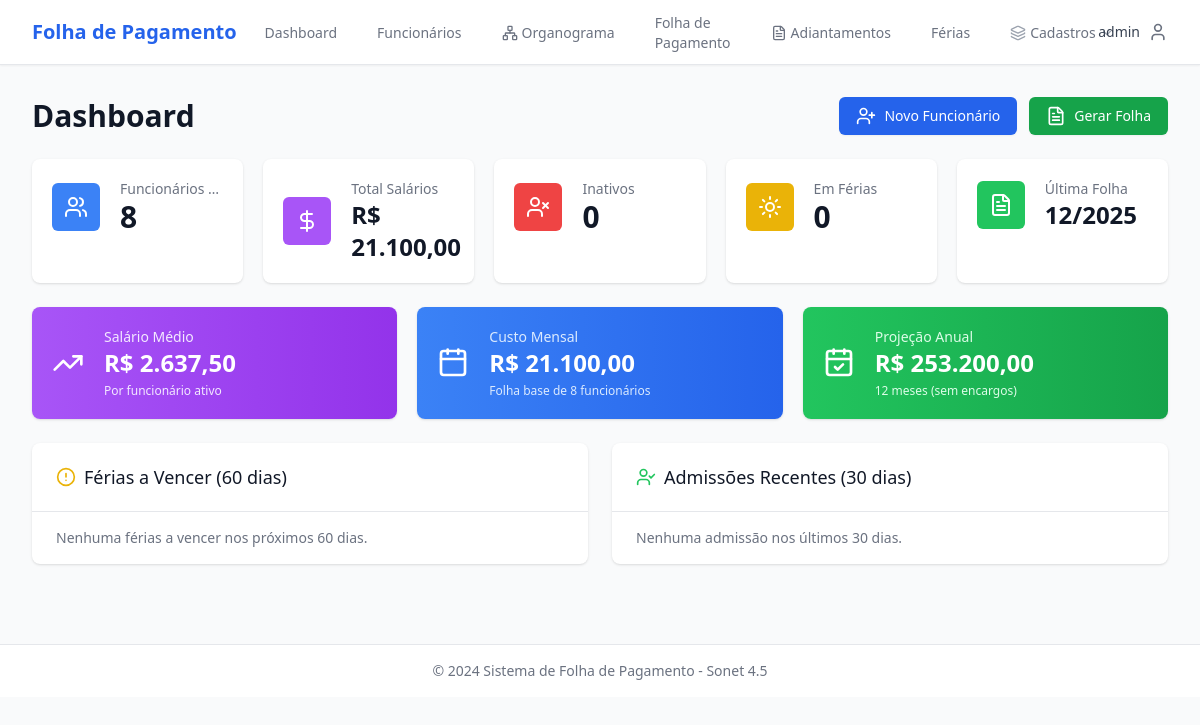
Page / (signed in) on the earlier database version.
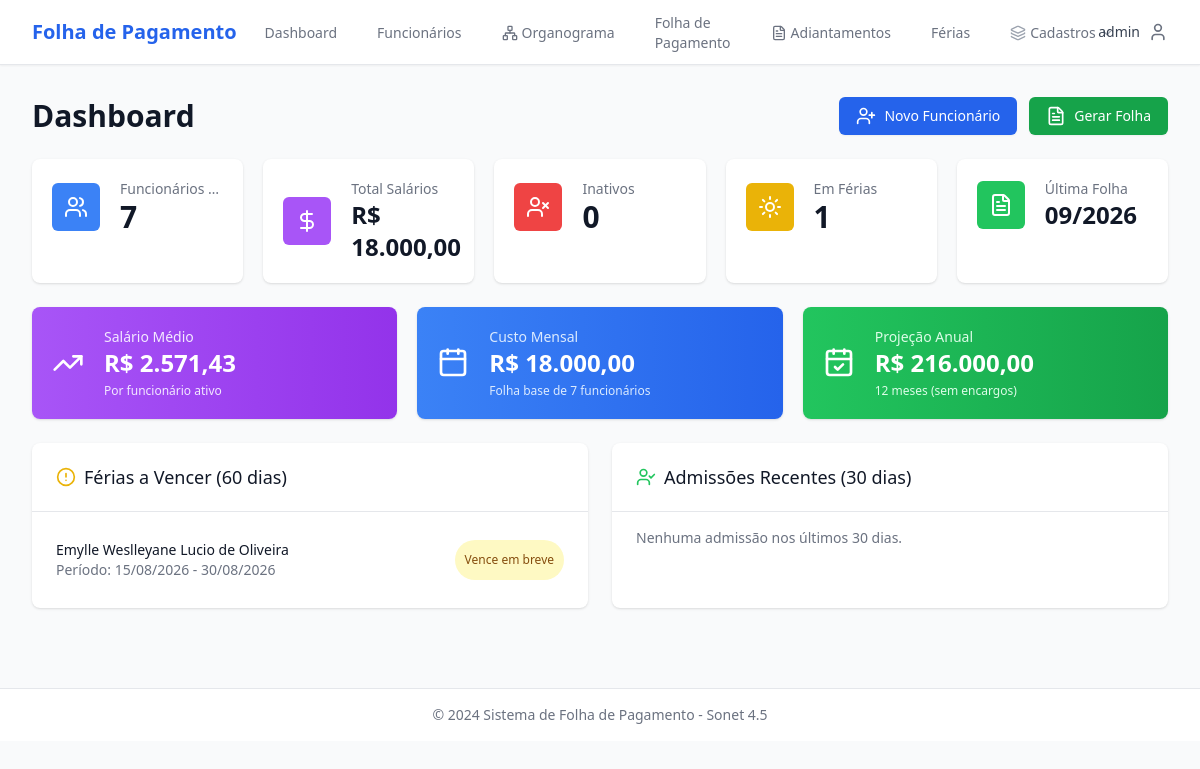
Same page on the later database version.
### folha/models.py (models this page shows, shortened)
class FolhaPagamento(TimeStampedModel):
    STATUS_CHOICES = [
        ('R', 'Rascunho'),
        ('F', 'Fechada'),
        ('P', 'Paga'),
        ('C', 'Cancelada'),
    ]
    mes = models.IntegerField('Mês', validators=[MinValueValidator(1)])
    ano = models.IntegerField('Ano', validators=[MinValueValidator(2000)])
    data_fechamento = models.DateTimeField('Data de Fechamento', null=True, blank=True)
    status = models.CharField('Status', max_length=1, choices=STATUS_CHOICES, default='R')
    contratos_ativos = models.ManyToManyField(
        Contrato,
        verbose_name='Contratos Ativos',
        related_name='folhas',
        blank=True
    )
    observacoes = models.TextField('Observações', blank=True)
    class Meta:
        verbose_name = 'Folha de Pagamento'
        verbose_name_plural = 'Folhas de Pagamento'
        ordering = ['-ano', '-mes']
        unique_together = ['mes', 'ano']
    @property
    def periodo_referencia(self):
        return f"{self.mes:02d}/{self.ano}"

### funcionarios/models.py (models this page shows, shortened)
class Ferias(TimeStampedModel):
    STATUS_CHOICES = [
        ('PR', 'Programada'),
        ('EG', 'Em Gozo'),
        ('CO', 'Concluída'),
        ('CA', 'Cancelada'),
    ]
    funcionario = models.ForeignKey(
        Funcionario,
        on_delete=models.CASCADE,
        verbose_name='Funcionário',
        related_name='ferias'
    )
    periodo_aquisitivo_inicio = models.DateField('Início do Período Aquisitivo')
    periodo_aquisitivo_fim = models.DateField('Fim do Período Aquisitivo')
    data_inicio_gozo = models.DateField('Início do Gozo')
    data_fim_gozo = models.DateField('Fim do Gozo')
    dias_corridos = models.IntegerField('Dias Corridos', default=30)
    status = models.CharField('Status', max_length=2, choices=STATUS_CHOICES, default='PR')
    observacoes = models.TextField('Observações', blank=True)
    class Meta:
        verbose_name = 'Férias'
        verbose_name_plural = 'Férias'
        ordering = ['-data_inicio_gozo']

class Funcionario(TimeStampedModel):
    STATUS_CHOICES = [
        ('A', 'Ativo'),
        ('I', 'Inativo'),
        ('F', 'Férias'),
        ('L', 'Licença'),
    ]
    nome_completo = models.CharField('Nome Completo', max_length=200)
    cpf = models.CharField('CPF', max_length=14, unique=True)
    foto = models.ImageField('Foto', upload_to='funcionarios/fotos/', blank=True, null=True)
    data_nascimento = models.DateField('Data de Nascimento', null=True, blank=True)
    email = models.EmailField('E-mail', blank=True)
    telefone = models.CharField('Telefone', max_length=20, blank=True)
    endereco = models.TextField('Endereço', blank=True)
    chave_pix = models.CharField('Chave PIX', max_length=200, blank=True, help_text='CPF, E-mail, Telefone ou Chave Aleatória')
    data_admissao = models.DateField('Data de Admissão')
    funcao = models.ForeignKey(
        Funcao,
        on_delete=models.PROTECT,
        verbose_name='Função',
        related_name='funcionarios'
    )
    setor = models.ForeignKey(
        Setor,
        on_delete=models.PROTECT,
        verbose_name='Setor',
        related_name='funcionarios'
    )
    salario_base = models.DecimalField(
        'Salário Base',
        max_digits=10,
        decimal_places=2,
        validators=[MinValueValidator(0)]
    )
    status = models.CharField('Status', max_length=1, choices=STATUS_CHOICES, default='A')
    participa_folha = models.BooleanField(
        'Participa da Folha de Pagamento',
        default=True,
        help_text='Desmarque para funcionários que não devem aparecer na folha (ex: sócios, consultores externos)'
    )
    superior = models.ForeignKey(
        'self',
        on_delete=models.SET_NULL,
        null=True,
        blank=True,
        verbose_name='Superior/Responsável',
        related_name='subordinados',
        help_text='Funcionário responsável direto por este colaborador'
    )
    observacoes = models.TextField('Observações', blank=True)
    class Meta:
        verbose_name = 'Funcionário'
        verbose_name_plural = 'Funcionários'
        ordering = ['nome_completo']

### core/views.py (the view)
# urls.py: path('', views.dashboard, name='dashboard'),
@login_required
def dashboard(request):
    total_funcionarios = Funcionario.objects.filter(status='A').count()
    total_inativos = Funcionario.objects.filter(status='I').count()
    total_ferias = Funcionario.objects.filter(status='F').count()
    total_salarios = Funcionario.objects.filter(status='A').aggregate(
        total=Sum('salario_base')
    )['total'] or 0
    salario_medio = total_salarios / total_funcionarios if total_funcionarios > 0 else 0
    projecao_anual = total_salarios * 12
    data_limite = date.today() + timedelta(days=60)
    ferias_a_vencer = Ferias.objects.filter(
        periodo_aquisitivo_fim__lte=data_limite,
        periodo_aquisitivo_fim__gte=date.today(),
        status='PR'
    ).select_related('funcionario')[:10]
    ultima_folha = FolhaPagamento.objects.order_by('-ano', '-mes').first()
    data_limite_admissao = date.today() - timedelta(days=30)
    funcionarios_recentes = Funcionario.objects.filter(
        data_admissao__gte=data_limite_admissao,
        status='A'
    ).order_by('-data_admissao')[:5]
    context = {
        'total_funcionarios': total_funcionarios,
        'total_inativos': total_inativos,
        'total_ferias': total_ferias,
        'total_salarios': total_salarios,
        'salario_medio': salario_medio,
        'projecao_anual': projecao_anual,
        'ferias_a_vencer': ferias_a_vencer,
        'ultima_folha': ultima_folha,
        'funcionarios_recentes': funcionarios_recentes,
    }
    return render(request, 'core/dashboard.html', context)

### templates/core/dashboard.html (shortened to what the changed rows need)
{% extends 'base.html' %}
{% block content %}
<div class="space-y-6">
    <div class="flex justify-between items-center">
        <h1 class="text-3xl font-bold text-gray-900">Dashboard</h1>
    </div>
    <div class="grid grid-cols-1 gap-5 sm:grid-cols-2 lg:grid-cols-5">
        <div class="bg-white overflow-hidden shadow rounded-lg">
            <div class="p-5">
                <div class="flex items-center">
                    <div class="ml-5 w-0 flex-1">
                        <dl>
                            <dt class="text-sm font-medium text-gray-500 truncate">Funcionários Ativos</dt>
                            <dd class="text-3xl font-semibold text-gray-900">{{ total_funcionarios }}</dd>
                        </dl>
                    </div>
                </div>
            </div>
        </div>
        <div class="bg-white overflow-hidden shadow rounded-lg">
            <div class="p-5">
                <div class="flex items-center">
                    <div class="ml-5 w-0 flex-1">
                        <dl>
                            <dt class="text-sm font-medium text-gray-500 truncate">Total Salários</dt>
                            <dd class="text-2xl font-semibold text-gray-900">R$ {{ total_salarios|floatformat:2 }}</dd>
                        </dl>
                    </div>
                </div>
            </div>
        </div>
        <div class="bg-white overflow-hidden shadow rounded-lg">
            <div class="p-5">
                <div class="flex items-center">
                    <div class="ml-5 w-0 flex-1">
                        <dl>
                            <dt class="text-sm font-medium text-gray-500 truncate">Em Férias</dt>
                            <dd class="text-3xl font-semibold text-gray-900">{{ total_ferias }}</dd>
                        </dl>
                    </div>
                </div>
            </div>
        </div>
        <div class="bg-white overflow-hidden shadow rounded-lg">
            <div class="p-5">
                <div class="flex items-center">
                    <div class="ml-5 w-0 flex-1">
                        <dl>
                            <dt class="text-sm font-medium text-gray-500 truncate">Última Folha</dt>
                            <dd class="text-2xl font-semibold text-gray-900">
                                {% if ultima_folha %}{{ ultima_folha.periodo_referencia }}{% else %}N/A{% endif %}
                            </dd>
                        </dl>
                    </div>
                </div>
            </div>
        </div>
    </div>
    <div class="grid grid-cols-1 gap-5 sm:grid-cols-2 lg:grid-cols-3">
        <div class="bg-gradient-to-r from-purple-500 to-purple-600 overflow-hidden shadow rounded-lg">
            <div class="p-5">
                <div class="flex items-center">
                    <div class="ml-5 w-0 flex-1">
                        <dl>
                            <dt class="text-sm font-medium text-purple-100 truncate">Salário Médio</dt>
                            <dd class="text-2xl font-bold text-white">R$ {{ salario_medio|floatformat:2 }}</dd>
                            <dd class="text-xs text-purple-100 mt-1">Por funcionário ativo</dd>
                        </dl>
                    </div>
                </div>
            </div>
        </div>
        <div class="bg-gradient-to-r from-blue-500 to-blue-600 overflow-hidden shadow rounded-lg">
            <div class="p-5">
                <div class="flex items-center">
                    <div class="ml-5 w-0 flex-1">
                        <dl>
                            <dt class="text-sm font-medium text-blue-100 truncate">Custo Mensal</dt>
                            <dd class="text-2xl font-bold text-white">R$ {{ total_salarios|floatformat:2 }}</dd>
                            <dd class="text-xs text-blue-100 mt-1">Folha base de {{ total_funcionarios }} funcionário{{ total_funcionarios|pluralize }}</dd>
                        </dl>
                    </div>
                </div>
            </div>
        </div>
        <div class="bg-gradient-to-r from-green-500 to-green-600 overflow-hidden shadow rounded-lg">
            <div class="p-5">
                <div class="flex items-center">
                    <div class="ml-5 w-0 flex-1">
                        <dl>
                            <dt class="text-sm font-medium text-green-100 truncate">Projeção Anual</dt>
                            <dd class="text-2xl font-bold text-white">R$ {{ projecao_anual|floatformat:2 }}</dd>
                            <dd class="text-xs text-green-100 mt-1">12 meses (sem encargos)</dd>
                        </dl>
                    </div>
                </div>
            </div>
        </div>
    </div>
    <div class="grid grid-cols-1 gap-6 lg:grid-cols-2">
        <div class="bg-white shadow rounded-lg">
            <div class="px-6 py-4">
                {% if ferias_a_vencer %}
                    <ul class="divide-y divide-gray-200">
                        {% for ferias in ferias_a_vencer %}
                        <li class="py-3">
                            <div class="flex justify-between">
                                <div>
                                    <p class="text-sm font-medium text-gray-900">{{ ferias.funcionario.nome_completo }}</p>
                                    <p class="text-sm text-gray-500">Período: {{ ferias.periodo_aquisitivo_inicio|date:"d/m/Y" }} - {{ ferias.periodo_aquisitivo_fim|date:"d/m/Y" }}</p>
                                </div>
                                <span class="inline-flex items-center px-2.5 py-0.5 rounded-full text-xs font-medium bg-yellow-100 text-yellow-800">
                                    Vence em breve
                                </span>
                            </div>
                        </li>
                        {% endfor %}
                    </ul>
                {% else %}
                    <p class="text-sm text-gray-500">Nenhuma férias a vencer nos próximos 60 dias.</p>
                {% endif %}
            </div>
        </div>
    </div>
</div>
{% endblock %}

Differences in the rows shown:
no longer on this page (row unchanged): FolhaPagamento: periodo_referencia "12/2025"
added FolhaPagamento: periodo_referencia "09/2026"
added Ferias: funcionario.nome_completo "Emylle Weslleyane Lucio de Oliveira", periodo_aquisitivo_inicio "15/08/2026", periodo_aquisitivo_fim "30/08/2026"
Other differences:
{{ total_funcionarios }}: "8" → "7"
{{ total_salarios|floatformat:2 }}: "21.100,00" → "18.000,00"
{{ total_ferias }}: "0" → "1"
{{ salario_medio|floatformat:2 }}: "2.637,50" → "2.571,43"
{{ projecao_anual|floatformat:2 }}: "253.200,00" → "216.000,00"
text no longer shown: "Nenhuma férias a vencer nos próximos 60 dias."
